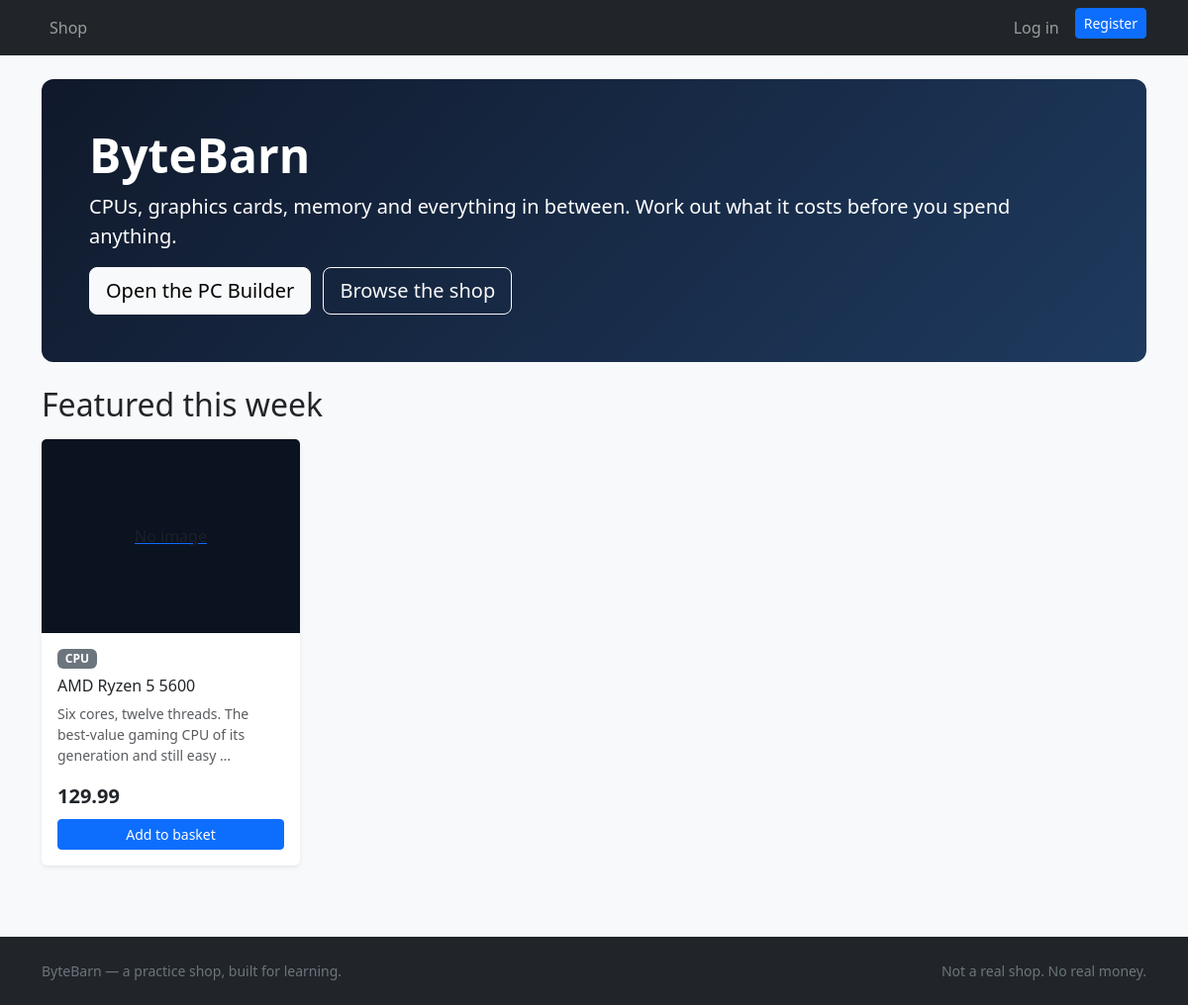
Before: / with the older database file.
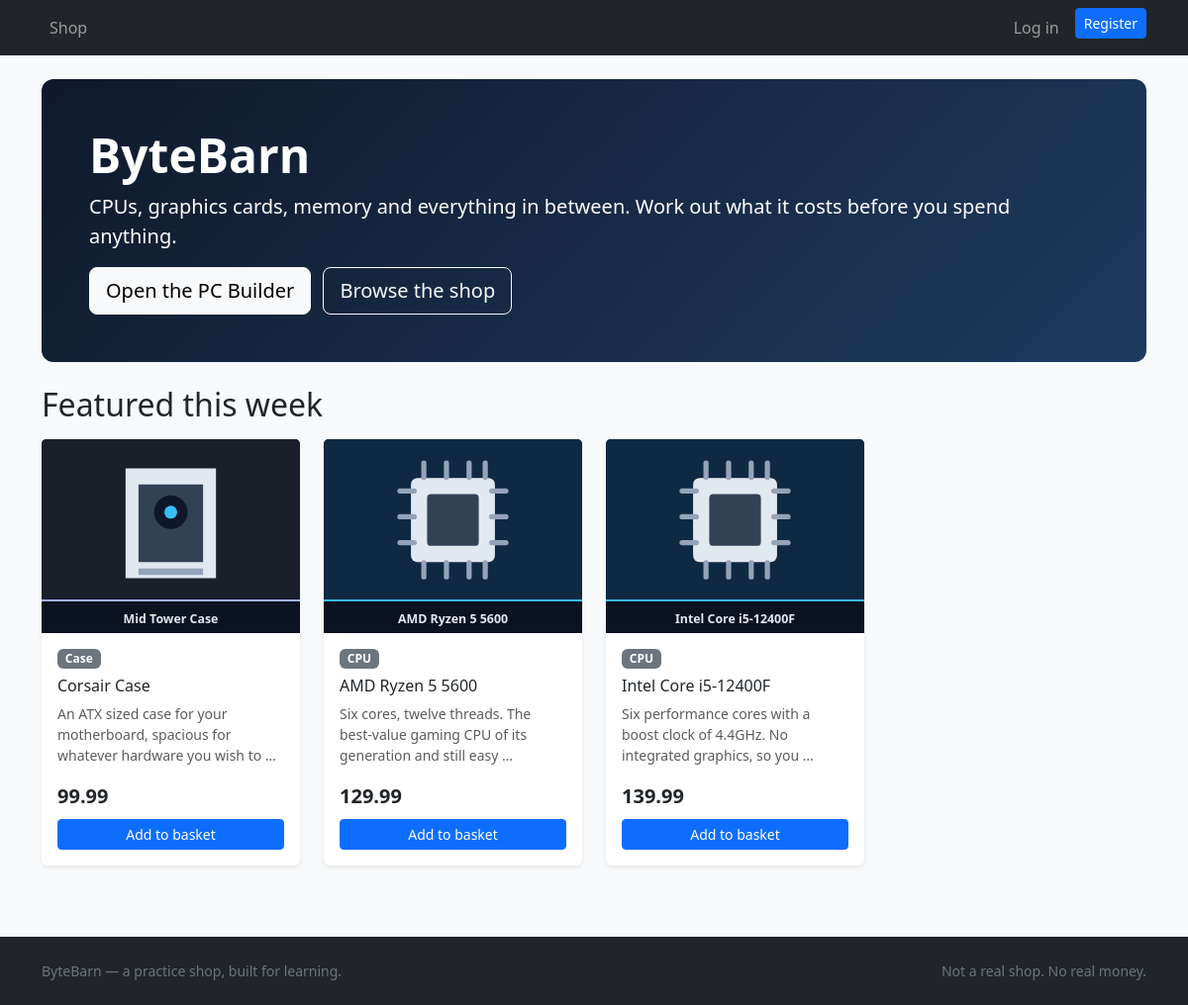
After: the same page with the newer database file.
### shop/models.py (models this page shows, shortened)
class Product(models.Model):
    CATEGORY_CHOICES = [
        ("cpu", "CPU"),
        ("gpu", "Graphics Card"),
        ("ram", "Memory"),
        ("storage", "Storage"),
        ("cooling", "Cooling"),
        ("case", "Case"),
        ("psu", "Power Supply"),
        ("other", "Other"),
    ]
    name = models.CharField(max_length=120)
    slug = models.SlugField(
        max_length=140,
        unique=True,
        help_text="A URL-friendly version of the name, e.g. 'ryzen-5-5600'.",
    )
    description = models.TextField(blank=True)
    price = models.DecimalField(max_digits=8, decimal_places=2)
    category = models.CharField(
        max_length=20, choices=CATEGORY_CHOICES, default="other"
    )
    image = models.CharField(
        max_length=200,
        blank=True,
        help_text="Just the file name of an image in static/img, e.g. 'cpu-ryzen.svg'.",
    )
    stock = models.PositiveIntegerField(default=10)
    featured = models.BooleanField(
        default=False, help_text="Tick to show this on the home page."
    )
    class Meta:
        ordering = ["category", "name"]

### shop/views.py (the view)
# urls.py: path("", views.home, name="home"),
def home(request):
    products = Product.objects.filter(featured=True, stock__gt=0)
    return render(request, "shop/home.html", {"products": products})

### templates/shop/home.html (shortened to what this page needs)
{% extends "base.html" %}
{% load static %}
{% block content %}
<div class="hero p-4 p-lg-5 mb-4">
  <h1 class="display-5 fw-bold">ByteBarn</h1>
  <p class="lead mb-3">
    CPUs, graphics cards, memory and everything in between. Work out what it
    costs before you spend anything.
  </p>
  <a href="#" class="btn btn-light btn-lg me-2">Open the PC Builder</a>
  <a href="{% url 'shop:product_list' %}" class="btn btn-outline-light btn-lg">Browse the shop</a>
</div>
<h2 class="mb-3">Featured this week</h2>
{% if products %}
  <div class="row row-cols-1 row-cols-sm-2 row-cols-lg-4 g-4">
    {% for product in products %}
      <div class="col">
        {% include "shop/product_card.html" with product=product %}
      </div>
    {% endfor %}
  </div>
{% else %}
  <div class="empty-state p-5 text-center text-body-secondary">
    <p class="mb-1">No products yet.</p>
    <p class="mb-0">Load the sample data with <code>python manage.py seed_shop</code>.</p>
  </div>
{% endif %}
{% endblock %}

### templates/base.html (shortened to what this page needs)
{% load static %}
<!DOCTYPE html>
<html lang="en">
<head>
  <link href="https://cdn.jsdelivr.net/npm/bootstrap@5.3.3/dist/css/bootstrap.min.css" rel="stylesheet">
  <link rel="stylesheet" href="{% static 'css/style.css' %}">
</head>
<body class="bg-body-tertiary">
  <nav class="navbar navbar-expand-lg navbar-dark bg-dark sticky-top">
    <div class="container">
      <div class="collapse navbar-collapse" id="mainNav">
        <ul class="navbar-nav me-auto">
          <li class="nav-item">
            <a class="nav-link" href="{% url 'shop:product_list' %}">Shop</a>
          </li>
        </ul>
        <ul class="navbar-nav">
          <li class="nav-item">
            <a class="nav-link" href="{% url 'shop:product_list' %}">Log in</a>
          </li>
          <li class="nav-item">
            <a class="btn btn-primary btn-sm ms-2" href="#">Register</a>
          </li>
        </ul>
      </div>
    </div>
   </nav>
  <main class="container py-4">
    {% block content %}{% endblock %}
  </main>
</body>
 <footer class="bg-dark text-secondary py-4 mt-5">
    <div class="container d-flex justify-content-between">
      <small>ByteBarn — a practice shop, built for learning.</small>
      <small>Not a real shop. No real money.</small>
    </div>
  </footer>
</html>

### templates/shop/product_card.html (shortened to what this page needs)
{% load static %}
<div class="card product-card shadow-sm border-0 h-100">
  <a href="#">
    {% if product.image %}
      <img src="{% static 'img/' %}{{ product.image }}" class="card-img-top" alt="{{ product.name }}">
    {% else %}
      <div class="card-img-top d-flex align-items-center justify-content-center text-body-secondary">
        No image
      </div>
    {% endif %}
  </a>
  <div class="card-body d-flex flex-column">
    <span class="badge text-bg-secondary align-self-start mb-2">{{ product.get_category_display }}</span>
    <h5 class="card-title h6">
      <a href="#" class="text-decoration-none text-body">{{ product.name }}</a>
    </h5>
    <p class="card-text small text-body-secondary">{{ product.description|truncatewords:14 }}</p>
    <p class="fw-bold fs-5 mb-2">{{ currency }}{{ product.price }}</p>
    <button class="btn btn-primary btn-sm w-100 mt-auto" type="button">Add to basket</button>
  </div>
</div>

### static/css/style.css (style rules this page uses)
body { background-color: #f8f9fa; }
.product-card { height: 100%; transition: transform 0.15s ease-in-out, box-shadow 0.15s ease-in-out; }
.product-card .card-img-top { background: #0b1220; aspect-ratio: 4 / 3; object-fit: cover; }
.hero { background: linear-gradient(135deg, #10192b 0%, #1e3a5f 100%); color: #fff; border-radius: 0.75rem; }

Changed rows visible on the page:
removed Product: image "No image", category "CPU", name "AMD Ryzen 5 5600", description "Six cores, twelve threads. The best-value gaming CPU of its generation and still easy …", price "129.99"
added Product: image (picture), category "Case", name "Corsair Case", description "An ATX sized case for your motherboard, spacious for whatever hardware you wish to …", price "99.99"
added Product: image (picture), category "CPU", name "AMD Ryzen 5 5600", description "Six cores, twelve threads. The best-value gaming CPU of its generation and still easy …", price "129.99"
added Product: image (picture), category "CPU", name "Intel Core i5-12400F", description "Six performance cores with a boost clock of 4.4GHz. No integrated graphics, so you …", price "139.99"
